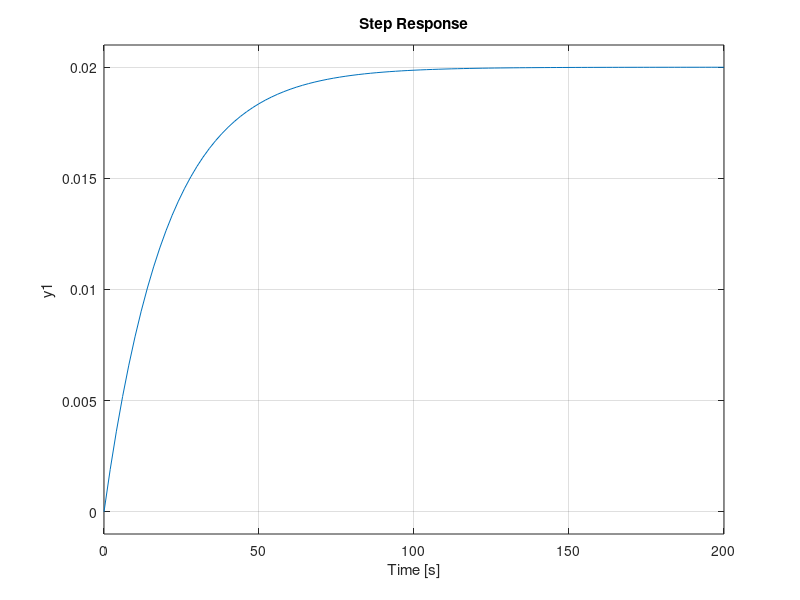

Write MATLAB code to recreate this figure.
% -------------------------------------------------------------------------
% cruise_control_lq.m
% LQR control of a cruise control system
% Xiaotian Dai, 2017
% Credit: Model from 'Control Tutorial - Cruise Control: System Modeling' 
% (accessed at: http://ctms.engin.umich.edu/CTMS/index.php?example=CruiseControl&section=SystemModeling)
% -------------------------------------------------------------------------

close all;

%% System Modelling 

m = 1000;
b = 50;
u = 500;

% transfer function
s = tf('s');
cruise_tf = 1/(m*s+b);

% state-space model
A = -b/m;
B = 1/m;
C = 1;
D = 0;

% stability
% all of the poles are in the left-half plane,
poles = eig(A);

% controllability matrix
% For the system to be completely state controllable, the controllability
% matrix must have rank n. 
co = ctrb(A,B);
Controllability = rank(co);

% observability

cruise_ss = ss(A,B,C,D);


%% LQR Controller Design
% LQR cost function: xQx + uRu + 2xNu
Q = 1;
R = 1;
N = 0;

[K,S,e] = lqr(A, B, Q, R, N);

% control loop
cruise_cl = ss(A - B*K, B, C, D);

% generate step response
x0 = [0];

subplot(2, 1, 1)
step(cruise_ss)

subplot(2, 1, 2)
step(cruise_cl)
